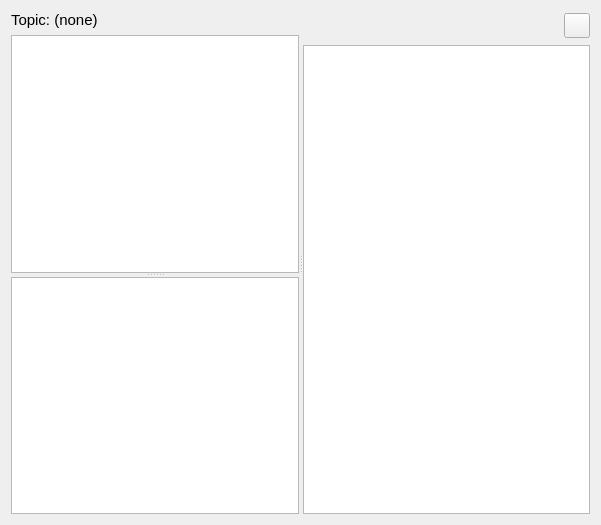
<?xml version="1.0" encoding="UTF-8"?>
<ui version="4.0">
 <class>QwcChatWidget</class>
 <widget class="QWidget" name="QwcChatWidget">
  <property name="geometry">
   <rect>
    <x>0</x>
    <y>0</y>
    <width>601</width>
    <height>525</height>
   </rect>
  </property>
  <property name="windowTitle">
   <string>Qwired</string>
  </property>
  <layout class="QHBoxLayout" name="horizontalLayout">
   <item>
    <widget class="QSplitter" name="fVSplitter">
     <property name="orientation">
      <enum>Qt::Horizontal</enum>
     </property>
     <widget class="QWidget" name="layoutWidget">
      <layout class="QVBoxLayout" name="verticalLayout_2">
       <item>
        <widget class="QLabel" name="fTopic">
         <property name="font">
          <font>
           <pointsize>11</pointsize>
          </font>
         </property>
         <property name="text">
          <string>Topic: (none)</string>
         </property>
        </widget>
       </item>
       <item>
        <widget class="QSplitter" name="fHSplitter">
         <property name="orientation">
          <enum>Qt::Vertical</enum>
         </property>
         <widget class="QTextBrowser" name="fChatLog">
          <property name="sizePolicy">
           <sizepolicy hsizetype="Expanding" vsizetype="Expanding">
            <horstretch>10</horstretch>
            <verstretch>0</verstretch>
           </sizepolicy>
          </property>
          <property name="openExternalLinks">
           <bool>true</bool>
          </property>
         </widget>
         <widget class="QPlainTextEdit" name="fChatInput">
          <property name="tabChangesFocus">
           <bool>true</bool>
          </property>
         </widget>
        </widget>
       </item>
      </layout>
     </widget>
     <widget class="QWidget" name="layoutWidget">
      <layout class="QVBoxLayout" name="verticalLayout">
       <property name="spacing">
        <number>4</number>
       </property>
       <item>
        <layout class="QHBoxLayout">
         <property name="spacing">
          <number>4</number>
         </property>
         <item>
          <widget class="QToolButton" name="fBtnMsg">
           <property name="enabled">
            <bool>false</bool>
           </property>
           <property name="minimumSize">
            <size>
             <width>20</width>
             <height>20</height>
            </size>
           </property>
           <property name="toolTip">
            <string>Send a private message</string>
           </property>
           <property name="icon">
            <iconset resource="application.qrc">
             <normaloff>:/icons/icn_msg.png</normaloff>:/icons/icn_msg.png</iconset>
           </property>
           <property name="iconSize">
            <size>
             <width>18</width>
             <height>18</height>
            </size>
           </property>
           <property name="autoRaise">
            <bool>true</bool>
           </property>
          </widget>
         </item>
         <item>
          <widget class="QToolButton" name="fBtnChat">
           <property name="enabled">
            <bool>false</bool>
           </property>
           <property name="minimumSize">
            <size>
             <width>20</width>
             <height>20</height>
            </size>
           </property>
           <property name="toolTip">
            <string>Start a private chat</string>
           </property>
           <property name="icon">
            <iconset resource="application.qrc">
             <normaloff>:/icons/btn_chat.png</normaloff>:/icons/btn_chat.png</iconset>
           </property>
           <property name="iconSize">
            <size>
             <width>18</width>
             <height>18</height>
            </size>
           </property>
           <property name="autoRaise">
            <bool>true</bool>
           </property>
          </widget>
         </item>
         <item>
          <widget class="QToolButton" name="fBtnInfo">
           <property name="enabled">
            <bool>false</bool>
           </property>
           <property name="minimumSize">
            <size>
             <width>20</width>
             <height>20</height>
            </size>
           </property>
           <property name="toolTip">
            <string>Show information about user</string>
           </property>
           <property name="icon">
            <iconset resource="application.qrc">
             <normaloff>:/icons/btn_info.png</normaloff>:/icons/btn_info.png</iconset>
           </property>
           <property name="iconSize">
            <size>
             <width>18</width>
             <height>18</height>
            </size>
           </property>
           <property name="autoRaise">
            <bool>true</bool>
           </property>
          </widget>
         </item>
         <item>
          <spacer>
           <property name="orientation">
            <enum>Qt::Horizontal</enum>
           </property>
           <property name="sizeHint" stdset="0">
            <size>
             <width>16</width>
             <height>30</height>
            </size>
           </property>
          </spacer>
         </item>
         <item>
          <widget class="QToolButton" name="fBtnBan">
           <property name="enabled">
            <bool>false</bool>
           </property>
           <property name="minimumSize">
            <size>
             <width>20</width>
             <height>20</height>
            </size>
           </property>
           <property name="toolTip">
            <string>Ban from server</string>
           </property>
           <property name="icon">
            <iconset resource="application.qrc">
             <normaloff>:/icons/btn_ban.png</normaloff>:/icons/btn_ban.png</iconset>
           </property>
           <property name="iconSize">
            <size>
             <width>18</width>
             <height>18</height>
            </size>
           </property>
           <property name="autoRaise">
            <bool>true</bool>
           </property>
          </widget>
         </item>
         <item>
          <widget class="QToolButton" name="fBtnKick">
           <property name="enabled">
            <bool>false</bool>
           </property>
           <property name="minimumSize">
            <size>
             <width>20</width>
             <height>20</height>
            </size>
           </property>
           <property name="toolTip">
            <string>Kick from server</string>
           </property>
           <property name="text">
            <string/>
           </property>
           <property name="icon">
            <iconset resource="application.qrc">
             <normaloff>:/icons/btn_kick.png</normaloff>:/icons/btn_kick.png</iconset>
           </property>
           <property name="iconSize">
            <size>
             <width>18</width>
             <height>18</height>
            </size>
           </property>
           <property name="autoRaise">
            <bool>true</bool>
           </property>
          </widget>
         </item>
         <item>
          <widget class="QToolButton" name="fBtnInvite">
           <property name="minimumSize">
            <size>
             <width>20</width>
             <height>20</height>
            </size>
           </property>
           <property name="toolTip">
            <string>Invite to chat...</string>
           </property>
           <property name="icon">
            <iconset resource="application.qrc">
             <normaloff>:/icons/icn_invite.png</normaloff>:/icons/icn_invite.png</iconset>
           </property>
           <property name="iconSize">
            <size>
             <width>18</width>
             <height>18</height>
            </size>
           </property>
           <property name="popupMode">
            <enum>QToolButton::InstantPopup</enum>
           </property>
          </widget>
         </item>
        </layout>
       </item>
       <item>
        <widget class="QListView" name="fUsers">
         <property name="sizePolicy">
          <sizepolicy hsizetype="Expanding" vsizetype="Expanding">
           <horstretch>1</horstretch>
           <verstretch>0</verstretch>
          </sizepolicy>
         </property>
         <property name="minimumSize">
          <size>
           <width>180</width>
           <height>0</height>
          </size>
         </property>
         <property name="focusPolicy">
          <enum>Qt::NoFocus</enum>
         </property>
        </widget>
       </item>
      </layout>
     </widget>
    </widget>
   </item>
  </layout>
 </widget>
 <resources>
  <include location="application.qrc"/>
  <include location="application.qrc"/>
 </resources>
 <connections/>
</ui>
